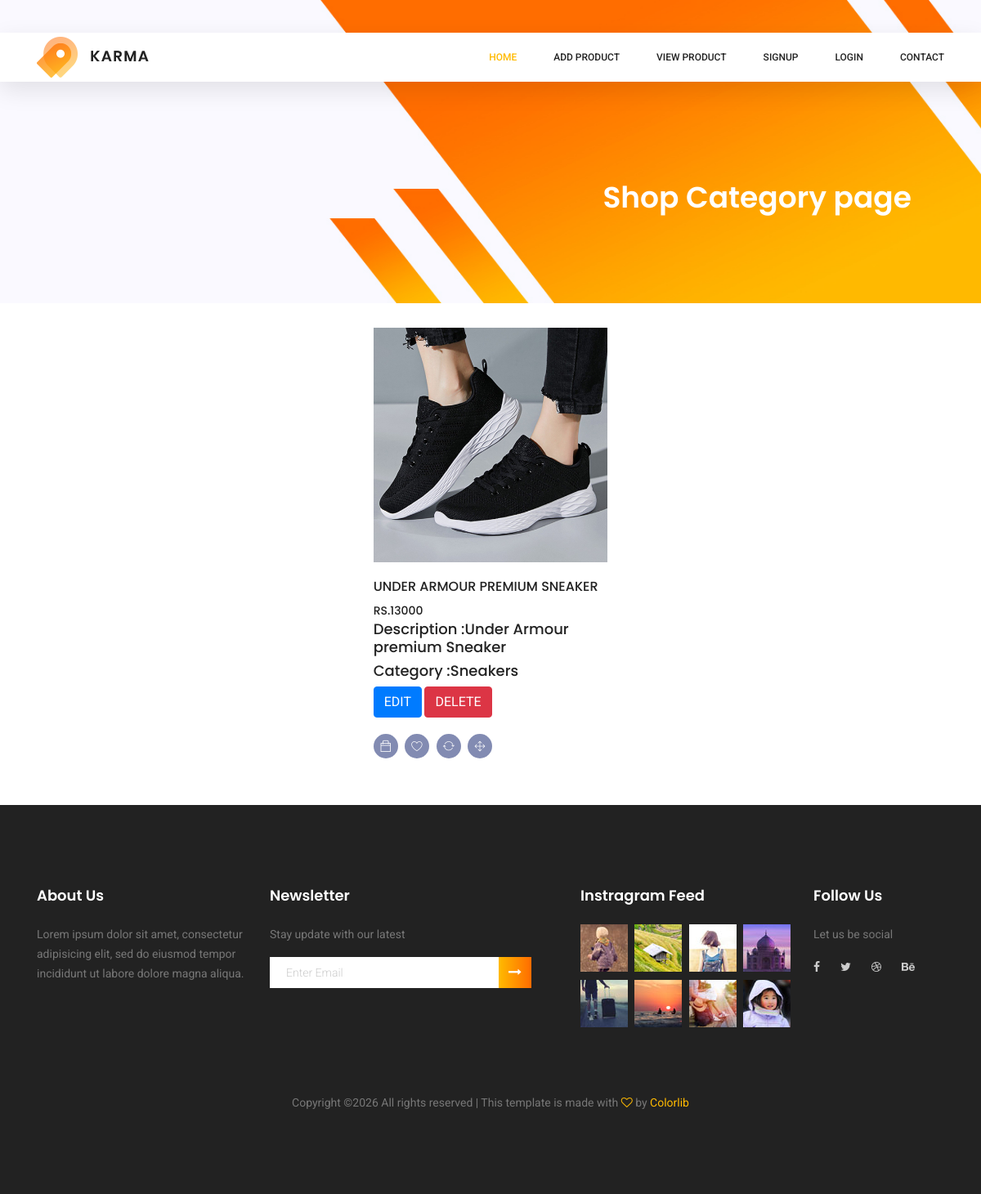
/seller-product-details/2/, run on the app's committed database.
### myapp/models.py (models this page shows, shortened)
class Product(models.Model):
    category=(
        ("Sports","Sports"),
        ("Sneakers","Sneakers"),
        ("Running Shoes","Running Shoes"),
    )
    seller=models.ForeignKey(User,on_delete=models.CASCADE)
    product_category=models.CharField(max_length=100,choices=category)
    product_name=models.CharField(max_length=100)
    product_price=models.PositiveIntegerField()
    product_desc=models.TextField()
    product_image=models.ImageField(upload_to="product_image/")

### myapp/views.py (the view)
# urls.py: path('seller-product-details/<int:pk>/',views.seller_product_details,name='seller-product-details'),
def seller_product_details(request,pk):
    product=Product.objects.get(pk=pk)
    return render(request,'seller-product-details.html',{'product':product})

### myapp/templates/seller-product-details.html (shortened to what this page needs)
{% extends 'seller-header.html' %}
{% load static %}
{% block content %}
<section class="banner-area organic-breadcrumb">
	<div class="container">
		<div class="breadcrumb-banner d-flex flex-wrap align-items-center justify-content-end">
			<div class="col-first">
				<h1>Shop Category page</h1>
			</div>
		</div>
	</div>
</section>
<div class="container">
	<div class="row justify-content-center">
		<div class="col-xl-10 col-lg-10 col-md-12">
			<section class="lattest-product-area pb-40 category-list">
				<div class="row justify-content-center">
					<div class="col-lg-4 col-md-6">
						<div class="single-product">
							<img class="img-fluid" src="{{product.product_image.url}}" alt="">
							<div class="product-details">
								<a href="{% url 'seller-product-details' pk=product.pk%}"><h6>{{product.product_name}}</h6></a>
								<div class="price">
									<h6>Rs.{{product.product_price}}</h6>
								</div>
                                <h4>Description :{{product.product_desc}}</h4>
                                <h4>Category :{{product.product_category}}</h4>
                                <div>
                                    <a href="{% url 'seller-product-edit' pk=product.pk %}"><input type="button" value="EDIT" class="btn btn-primary"></a>
                                    <a href="{% url 'seller-product-delete' pk=product.pk %}"><input type="button" value="DELETE" class="btn btn-danger"></a>
                                </div>
								<div class="prd-bottom">
									<a href="" class="social-info">
										<span class="ti-bag"></span>
									</a>
									<a href="" class="social-info">
										<span class="lnr lnr-heart"></span>
									</a>
									<a href="" class="social-info">
										<span class="lnr lnr-sync"></span>
									</a>
									<a href="" class="social-info">
										<span class="lnr lnr-move"></span>
									</a>
								</div>
							</div>
						</div>
					</div>
				</div>
			</section>
		</div>
	</div>
</div>
{% endblock %}

### data on the page
Product: product_image (picture), product_name "UNDER ARMOUR PREMIUM SNEAKER", product_price "13000", product_desc "Under Armour premium Sneaker", product_category "Sneakers"
